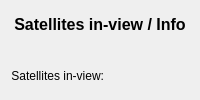
            <widget class="QFrame" name="frame_5">
             <property name="frameShape">
              <enum>QFrame::NoFrame</enum>
             </property>
             <property name="frameShadow">
              <enum>QFrame::Raised</enum>
             </property>
             <layout class="QGridLayout" name="gridLayout_17">
              <property name="topMargin">
               <number>2</number>
              </property>
              <property name="bottomMargin">
               <number>2</number>
              </property>
              <property name="horizontalSpacing">
               <number>10</number>
              </property>
              <item row="0" column="0" colspan="2">
               <widget class="QLabel" name="label_9">
                <property name="font">
                 <font>
                  <pointsize>12</pointsize>
                  <weight>75</weight>
                  <bold>true</bold>
                 </font>
                </property>
                <property name="text">
                 <string>Satellites in-view / Info</string>
                </property>
                <property name="alignment">
                 <set>Qt::AlignCenter</set>
                </property>
               </widget>
              </item>
              <item row="1" column="1">
               <widget class="QLabel" name="gps_sats_view_value">
                <property name="text">
                 <string>&lt;value&gt;</string>
                </property>
               </widget>
              </item>
              <item row="1" column="0">
               <widget class="QLabel" name="label_16">
                <property name="text">
                 <string>Satellites in-view:</string>
                </property>
                <property name="alignment">
                 <set>Qt::AlignRight|Qt::AlignTrailing|Qt::AlignVCenter</set>
                </property>
               </widget>
              </item>
             </layout>
            </widget>
